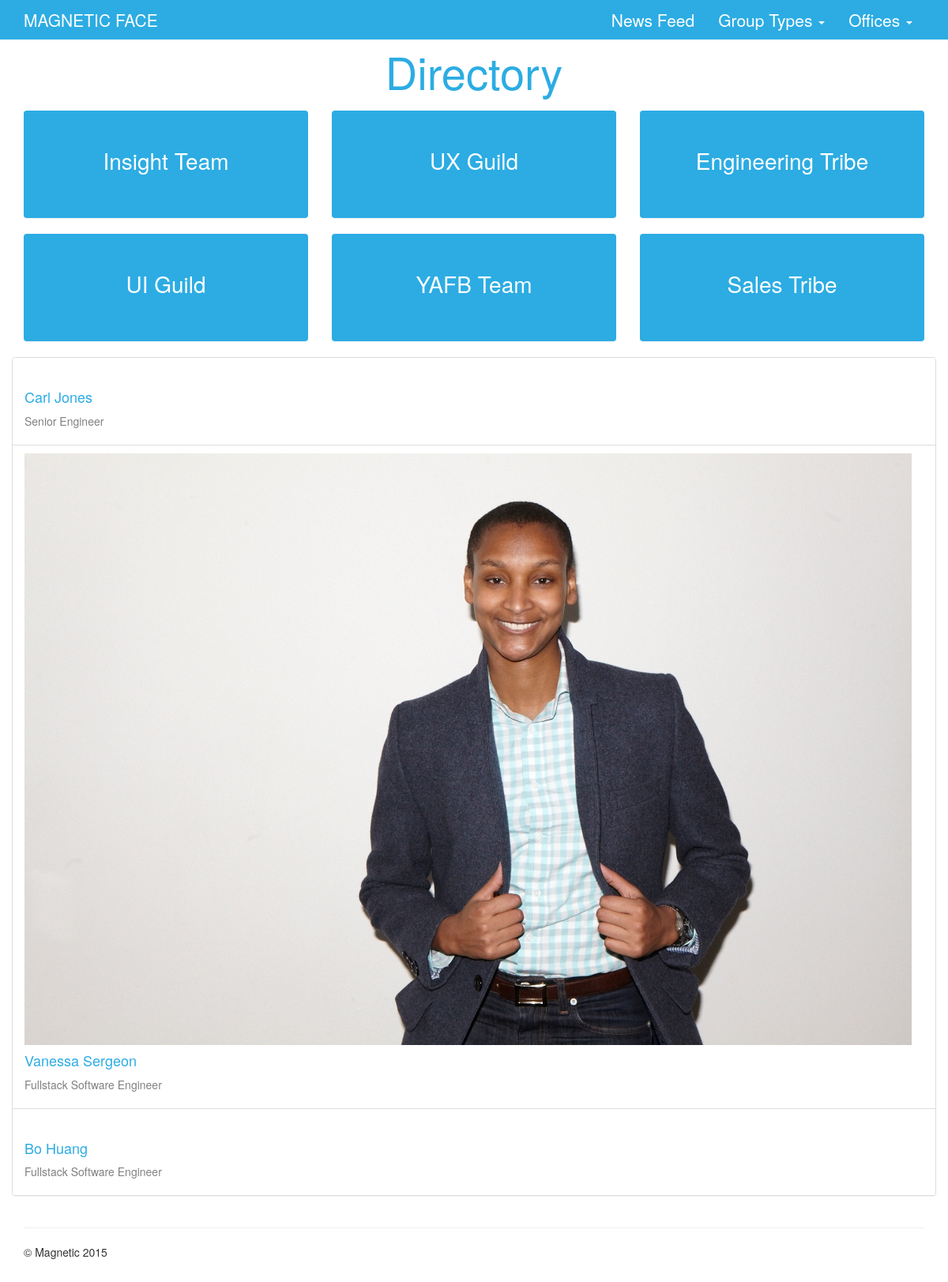
Screenshot of /directory/ with the database file from the repository.
### directory/models.py (models this page shows, shortened)
class GroupProfile(models.Model):
	type = models.ForeignKey(Type)
	group = models.OneToOneField(Group)
	description = models.CharField(max_length=300)

class Type(models.Model):
	name = models.CharField(max_length=100)
	description = models.CharField(max_length=300)
	def __unicode__(self):
		return self.name

class Employee(models.Model):
	user = models.OneToOneField(User)
	full_name = models.CharField(max_length=100)
	title = models.CharField(max_length=100)
	description = models.CharField(max_length=300)
	start_date = models.DateField()
	office = models.ForeignKey(Office)
	groups = models.ManyToManyField(GroupProfile)
	picture = models.ImageField(upload_to='profile_pictures', null=True)

### directory/views.py (the view)
def index(request):
    employees = Employee.objects.order_by('start_date')
    groups = GroupProfile.objects.order_by('description')
    types = Type.objects.order_by('name')
    offices = Office.objects.order_by('name')
    template = loader.get_template('directory/index.html')
    navinfo = nav()
    context = RequestContext(request, {
        'employees': employees,
        'groups': groups,
        'types': types,
        'offices': offices,
        'header': "Directory",
        'navinfo': navinfo,
    })
    return HttpResponse(template.render(context))

### directory/views.py (called while the page is built)
def nav():
    types = Type.objects.order_by('name')
    offices = Office.objects.order_by('name')
    template = loader.get_template('base.html')
    navinfo = {
        'types': types,
        'offices': offices,
    }
    return navinfo

### directory/templates/directory/index.html
{% extends 'base.html' %}
{% block headerblock %}
	<p>{{ header }}</p>
{% endblock %}
{% block groupblock %}
	{% if groups %}
	    <div>
	    {% for group in groups %}
	        <div class="col-md-4">
	        	<div class="panel panel-primary">
		        	<p class="panel-body"><a href="/directory/group/{{ group.id }}/">{{ group.group.name }} {{ group.type }}</a></p>
	        	</div>
	        </div>
	    {% endfor %}
	    </div>
	{% endif %}
{% endblock %}
{% block employeeblock %}
	<div class="panel panel-default">
		{% if employees %}
		    <ul class="list-group">
		    {% for employee in employees %}
		        <li class="list-group-item">
		        	<img src="{{ employee.picture }}">
		        	<h4><a href="/directory/employee/{{ employee.id }}/">{{ employee.full_name }}</a></h4>
			        <p>{{ employee.title }}</p>
		        </li>
		    {% endfor %}
		    </ul>
		{% endif %}
	</div>
{% endblock %}

### directory/static/css/custom.css (style rules this page uses)
.list-group-item a { color: #2CACE3; }
.list-group-item p { color: gray; }
.panel-body { text-align: center; }
.panel-primary { background-color: #2CACE3; padding-top: 2em; padding-bottom: 2em; border: none; }
.panel-primary a { color: white; font-size: 2em; }

### directory/static/css/jumbotron.css (style rules this page uses)
body { padding-top: 50px; padding-bottom: 20px; }

### rows the page displays
GroupProfile: group.name "Insight", type "Team"
GroupProfile: group.name "UX", type "Guild"
GroupProfile: group.name "Engineering", type "Tribe"
GroupProfile: group.name "UI", type "Guild"
GroupProfile: group.name "YAFB", type "Team"
GroupProfile: group.name "Sales", type "Tribe"
Employee: full_name "Carl Jones", title "Senior Engineer"
Employee: picture (picture), full_name "Vanessa Sergeon", title "Fullstack Software Engineer"
Employee: full_name "Bo Huang", title "Fullstack Software Engineer"

### other values shown
{{ header }} "Directory"
